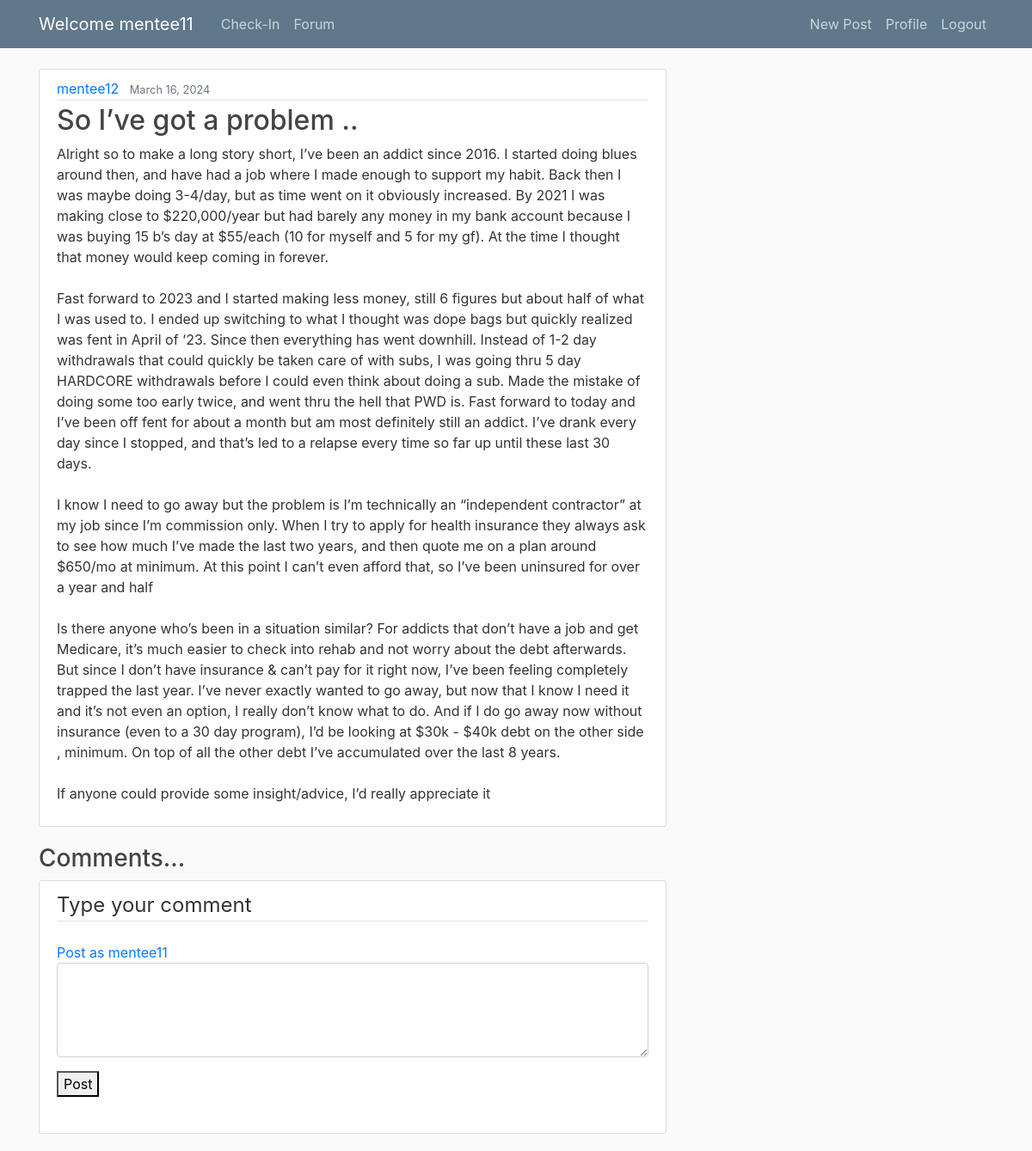
The app's page /feed/post/7/ (signed in), older data.
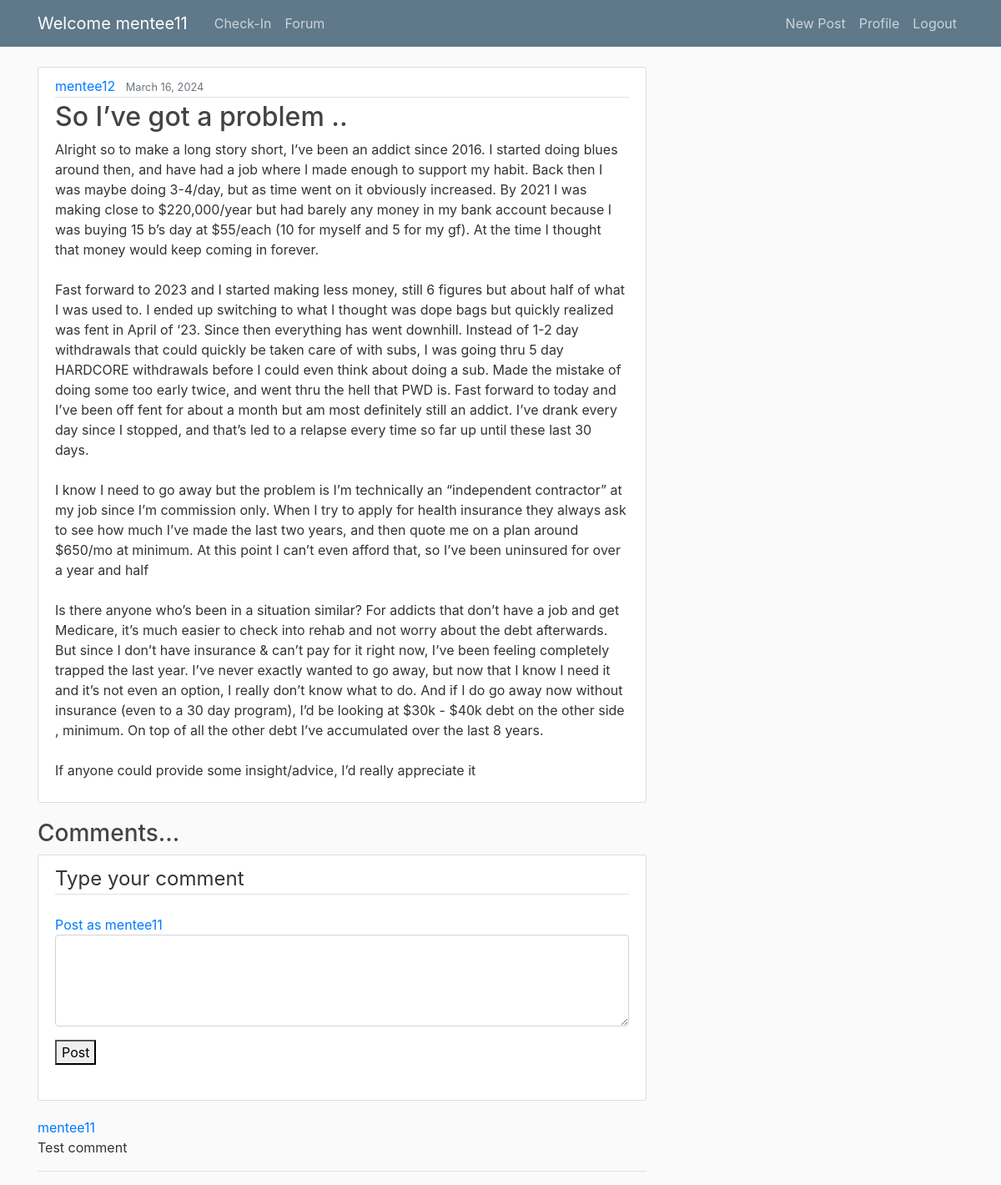
The same page, newer data.
### feed/models.py (models this page shows, shortened)
class Comment(models.Model):
    content = models.TextField()
    date_posted = models.DateTimeField(default=timezone.now)
    comment_post = models.ForeignKey(Post, on_delete=models.CASCADE)
    author = models.ForeignKey(User, on_delete=models.CASCADE)
    class Meta:
        ordering=['-date_posted']

### feed/views.py (the view, shortened to what this page needs)
# urls.py: path('post/<int:pk>/', PostDetailView.as_view(), name ='post-detail'),
@method_decorator(login_required, name='dispatch')
class PostDetailView(DetailView):
    model = Post
    def get_context_data(self , **kwargs):
        data = super().get_context_data(**kwargs)
        connected_comments = Comment.objects.filter(comment_post=self.get_object())
        number_of_comments = connected_comments.count()
        logger.debug('Number of comments ::  {number_of_comments}')
        data['comments'] = connected_comments
        data['no_of_comments'] = number_of_comments
        data['comment_form'] = CommentForm()
        return data

### feed/forms.py
class CommentForm(forms.ModelForm):
    class Meta:
        model = Comment
        fields = ['content']
        labels = {
            'content': _(''),
        }
        widgets = {
            'content' : forms.Textarea(attrs={'rows': 4}),
        }

### feed/templates/feed/post_detail.html (shortened to what this page needs)
{% extends "feed/base.html" %}
{% load crispy_forms_tags %}
{% block content %}
  <article class="media content-section">
    <div class="media-body">
      <div class="article-metadata">
        <a class="mr-2" href="{% url 'user-posts' object.author.username %}">{{ object.author }}</a>
        <small class="text-muted">{{ object.date_posted|date:"F d, Y" }}</small>
      </div>
      <h2 class="article-title">{{ object.title }}</h2>
      <p class="article-content">{{ object.content }}</p>
    </div>
  </article>
  <h3>Comments...</h3>
  {% if user.is_authenticated %}
  <div class="content-section">
        <form action="" method="POST" id="main_form" class="comment_form">
          <fieldset class="form-group">
            <legend class="border-bottom mb-4">Type your comment</legend>
            <a href="{% url 'user-posts' user.username %}"> Post as {{user.username }}</a>
            {{ comment_form|crispy }}
            {% if user.user_profile.role == 'mentor' %}
              <div class="form-group">
                <button type="button" name="generate_response" onclick="generateResponse()">Generate Response with AI</button>
                <button type="submit" value="Post">Post</button>
                <br>
                <label id="wait_message" style="color:rgb(32, 56, 210);"></label>
              </div>
            {% else %}
              <div class="form-group">
                <button type="submit" value="Post">Post</button>
              </div>
            {% endif %}
          </fieldset>
        </form>
  </div>
  {% endif %}
  <div>
    {% for comment in object.comment_set.all %}
    <a href="{% url 'user-posts' comment.author.username %}"> {{comment.author.username }}</a>
    <p> {{comment.content }}</p>
    <hr>
    {% endfor %}
  </div>
{% endblock content %}

Row changes from the older to the newer data that the page shows:
added Comment: author.username "mentee11", content "Test comment"
